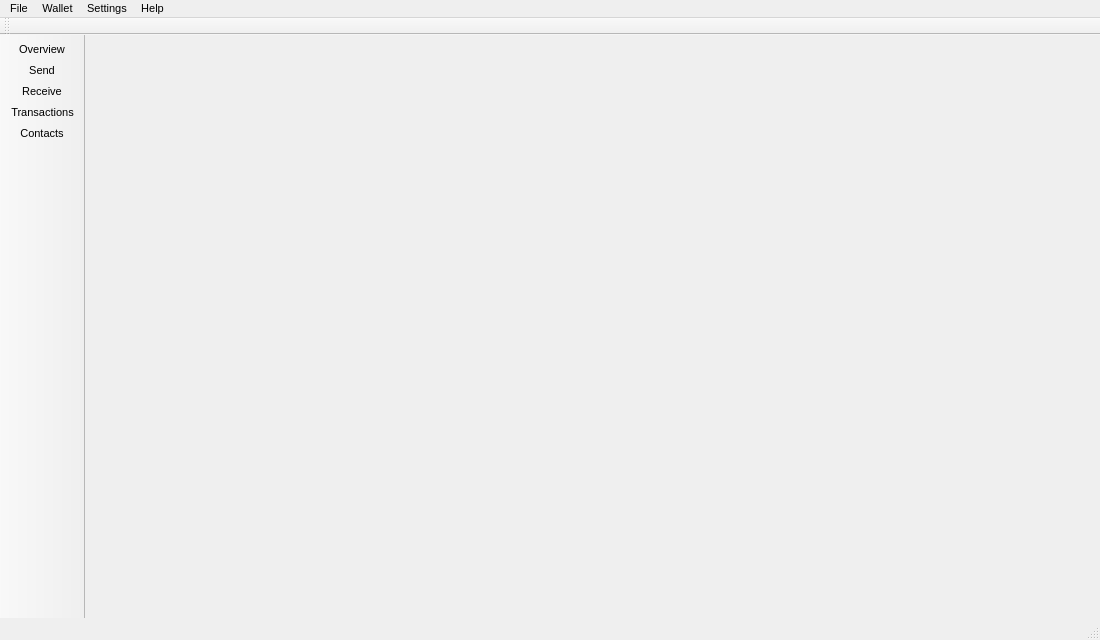
 <widget class="QMainWindow" name="MainWindow">
  <property name="geometry">
   <rect>
    <x>0</x>
    <y>0</y>
    <width>1100</width>
    <height>640</height>
   </rect>
  </property>
  <property name="sizePolicy">
   <sizepolicy hsizetype="Preferred" vsizetype="Preferred">
    <horstretch>0</horstretch>
    <verstretch>0</verstretch>
   </sizepolicy>
  </property>
  <property name="minimumSize">
   <size>
    <width>0</width>
    <height>0</height>
   </size>
  </property>
  <property name="maximumSize">
   <size>
    <width>16777215</width>
    <height>16777215</height>
   </size>
  </property>
  <property name="font">
   <font>
    <pointsize>8</pointsize>
   </font>
  </property>
  <property name="windowTitle">
   <string>MainWindow</string>
  </property>
  <property name="windowIcon">
   <iconset resource="../../resources.qrc">
    <normaloff>:/images/cryptonote</normaloff>:/images/cryptonote</iconset>
  </property>
  <widget class="QWidget" name="centralwidget">
   <property name="sizePolicy">
    <sizepolicy hsizetype="Expanding" vsizetype="Preferred">
     <horstretch>0</horstretch>
     <verstretch>0</verstretch>
    </sizepolicy>
   </property>
   <layout class="QGridLayout" name="gridLayout">
    <property name="leftMargin">
     <number>0</number>
    </property>
    <property name="topMargin">
     <number>0</number>
    </property>
    <property name="rightMargin">
     <number>0</number>
    </property>
    <property name="bottomMargin">
     <number>0</number>
    </property>
    <property name="spacing">
     <number>0</number>
    </property>
    <item row="0" column="0" colspan="6">
     <widget class="WalletGui::AccountFrame" name="m_accountFrame">
      <property name="sizePolicy">
       <sizepolicy hsizetype="Preferred" vsizetype="Fixed">
        <horstretch>0</horstretch>
        <verstretch>0</verstretch>
       </sizepolicy>
      </property>
      <property name="minimumSize">
       <size>
        <width>0</width>
        <height>70</height>
       </size>
      </property>
      <property name="maximumSize">
       <size>
        <width>16777215</width>
        <height>70</height>
       </size>
      </property>
      <property name="styleSheet">
       <string notr="true"/>
      </property>
      <property name="frameShape">
       <enum>QFrame::NoFrame</enum>
      </property>
      <property name="frameShadow">
       <enum>QFrame::Raised</enum>
      </property>
     </widget>
    </item>
    <item row="1" column="3">
     <widget class="WalletGui::TransactionsFrame" name="m_transactionsFrame">
      <property name="sizePolicy">
       <sizepolicy hsizetype="Preferred" vsizetype="Preferred">
        <horstretch>0</horstretch>
        <verstretch>0</verstretch>
       </sizepolicy>
      </property>
      <property name="frameShape">
       <enum>QFrame::NoFrame</enum>
      </property>
      <property name="frameShadow">
       <enum>QFrame::Raised</enum>
      </property>
     </widget>
    </item>
    <item row="1" column="0">
     <widget class="WalletGui::OverviewFrame" name="m_overviewFrame">
      <property name="sizePolicy">
       <sizepolicy hsizetype="Preferred" vsizetype="Preferred">
        <horstretch>0</horstretch>
        <verstretch>0</verstretch>
       </sizepolicy>
      </property>
      <property name="frameShape">
       <enum>QFrame::NoFrame</enum>
      </property>
      <property name="frameShadow">
       <enum>QFrame::Raised</enum>
      </property>
     </widget>
    </item>
    <item row="1" column="5">
     <widget class="WalletGui::NoWalletFrame" name="m_noWalletFrame" native="true">
      <property name="sizePolicy">
       <sizepolicy hsizetype="Preferred" vsizetype="Preferred">
        <horstretch>0</horstretch>
        <verstretch>0</verstretch>
       </sizepolicy>
      </property>
     </widget>
    </item>
    <item row="1" column="4">
     <widget class="WalletGui::AddressBookFrame" name="m_addressBookFrame">
      <property name="sizePolicy">
       <sizepolicy hsizetype="Preferred" vsizetype="Preferred">
        <horstretch>0</horstretch>
        <verstretch>0</verstretch>
       </sizepolicy>
      </property>
      <property name="frameShape">
       <enum>QFrame::NoFrame</enum>
      </property>
      <property name="frameShadow">
       <enum>QFrame::Raised</enum>
      </property>
     </widget>
    </item>
    <item row="1" column="1">
     <widget class="WalletGui::SendFrame" name="m_sendFrame">
      <property name="sizePolicy">
       <sizepolicy hsizetype="Preferred" vsizetype="Preferred">
        <horstretch>0</horstretch>
        <verstretch>0</verstretch>
       </sizepolicy>
      </property>
      <property name="frameShape">
       <enum>QFrame::NoFrame</enum>
      </property>
      <property name="frameShadow">
       <enum>QFrame::Raised</enum>
      </property>
     </widget>
    </item>
    <item row="1" column="2">
     <widget class="WalletGui::ReceiveFrame" name="m_receiveFrame">
      <property name="sizePolicy">
       <sizepolicy hsizetype="Preferred" vsizetype="Preferred">
        <horstretch>0</horstretch>
        <verstretch>0</verstretch>
       </sizepolicy>
      </property>
      <property name="frameShape">
       <enum>QFrame::NoFrame</enum>
      </property>
      <property name="frameShadow">
       <enum>QFrame::Raised</enum>
      </property>
     </widget>
    </item>
   </layout>
  </widget>
  <widget class="QMenuBar" name="menubar">
   <property name="geometry">
    <rect>
     <x>0</x>
     <y>0</y>
     <width>1100</width>
     <height>21</height>
    </rect>
   </property>
   <widget class="QMenu" name="menuFile">
    <property name="title">
     <string>File</string>
    </property>
    <widget class="QMenu" name="menuRecent_wallets">
     <property name="title">
      <string>Recent wallets</string>
     </property>
    </widget>
    <addaction name="m_createWalletAction"/>
    <addaction name="m_createNondeterministicWalletAction"/>
    <addaction name="m_openWalletAction"/>
    <addaction name="menuRecent_wallets"/>
    <addaction name="m_backupWalletAction"/>
    <addaction name="m_closeWalletAction"/>
    <addaction name="m_lockWalletAction"/>
    <addaction name="separator"/>
    <addaction name="m_openUriAction"/>
    <addaction name="m_openLogFileAction"/>
    <addaction name="separator"/>
    <addaction name="m_signMessageAction"/>
    <addaction name="m_verifySignedMessageAction"/>
    <addaction name="separator"/>
    <addaction name="m_exitAction"/>
   </widget>
   <widget class="QMenu" name="menuSettings">
    <property name="title">
     <string>Settings</string>
    </property>
    <widget class="QMenu" name="menuLanguage">
     <property name="title">
      <string>Language</string>
     </property>
    </widget>
    <addaction name="menuLanguage"/>
    <addaction name="m_connectionSettingsAction"/>
    <addaction name="m_optimizationAction"/>
    <addaction name="m_hideFusionTransactions"/>
    <addaction name="m_hideEverythingOnLocked"/>
    <addaction name="separator"/>
    <addaction name="m_startOnLoginAction"/>
    <addaction name="m_minimizeToTrayAction"/>
    <addaction name="m_closeToTrayAction"/>
   </widget>
   <widget class="QMenu" name="menuHelp">
    <property name="title">
     <string>Help</string>
    </property>
    <addaction name="m_aboutCryptonoteAction"/>
    <addaction name="m_aboutQtAction"/>
    <addaction name="actionHelp"/>
    <addaction name="m_infoAction"/>
   </widget>
   <widget class="QMenu" name="menuWallet">
    <property name="title">
     <string>Wallet</string>
    </property>
    <addaction name="m_encryptWalletAction"/>
    <addaction name="m_changePasswordAction"/>
    <addaction name="m_sweepUnmixableAction"/>
    <addaction name="m_proofBalanceAction"/>
    <addaction name="separator"/>
    <addaction name="m_showMnemonicSeedAction"/>
    <addaction name="m_showPrivateKey"/>
    <addaction name="m_exportTrackingKeyAction"/>
    <addaction name="separator"/>
    <addaction name="m_restoreFromMnemonicSeedAction"/>
    <addaction name="m_importKeysAction"/>
    <addaction name="m_importKeyAction"/>
    <addaction name="m_importTrackingKeyAction"/>
    <addaction name="separator"/>
    <addaction name="m_resetAction"/>
   </widget>
   <addaction name="menuFile"/>
   <addaction name="menuWallet"/>
   <addaction name="menuSettings"/>
   <addaction name="menuHelp"/>
  </widget>
  <widget class="QToolBar" name="toolBar">
   <property name="sizePolicy">
    <sizepolicy hsizetype="Fixed" vsizetype="Preferred">
     <horstretch>0</horstretch>
     <verstretch>0</verstretch>
    </sizepolicy>
   </property>
   <property name="minimumSize">
    <size>
     <width>0</width>
     <height>0</height>
    </size>
   </property>
   <property name="maximumSize">
    <size>
     <width>150</width>
     <height>16777215</height>
    </size>
   </property>
   <property name="baseSize">
    <size>
     <width>150</width>
     <height>0</height>
    </size>
   </property>
   <property name="font">
    <font>
     <pointsize>8</pointsize>
    </font>
   </property>
   <property name="windowTitle">
    <string>toolBar</string>
   </property>
   <property name="movable">
    <bool>false</bool>
   </property>
   <property name="allowedAreas">
    <set>Qt::LeftToolBarArea|Qt::TopToolBarArea</set>
   </property>
   <property name="orientation">
    <enum>Qt::Vertical</enum>
   </property>
   <property name="iconSize">
    <size>
     <width>20</width>
     <height>20</height>
    </size>
   </property>
   <property name="toolButtonStyle">
    <enum>Qt::ToolButtonTextBesideIcon</enum>
   </property>
   <attribute name="toolBarArea">
    <enum>LeftToolBarArea</enum>
   </attribute>
   <attribute name="toolBarBreak">
    <bool>false</bool>
   </attribute>
   <addaction name="m_overviewAction"/>
   <addaction name="m_sendAction"/>
   <addaction name="m_receiveAction"/>
   <addaction name="m_transactionsAction"/>
   <addaction name="m_addressBookAction"/>
  </widget>
  <widget class="QStatusBar" name="statusBar"/>
  <widget class="QToolBar" name="accountToolBar">
   <property name="windowTitle">
    <string>Account toolbar</string>
   </property>
   <attribute name="toolBarArea">
    <enum>TopToolBarArea</enum>
   </attribute>
   <attribute name="toolBarBreak">
    <bool>false</bool>
   </attribute>
  </widget>
  <action name="m_overviewAction">
   <property name="checkable">
    <bool>true</bool>
   </property>
   <property name="enabled">
    <bool>true</bool>
   </property>
   <property name="icon">
    <iconset resource="../../resources.qrc">
     <normaloff>:/icons/overview</normaloff>:/icons/overview</iconset>
   </property>
   <property name="text">
    <string>Overview</string>
   </property>
  </action>
  <action name="m_sendAction">
   <property name="checkable">
    <bool>true</bool>
   </property>
   <property name="enabled">
    <bool>true</bool>
   </property>
   <property name="icon">
    <iconset resource="../../resources.qrc">
     <normaloff>:/icons/send</normaloff>:/icons/send</iconset>
   </property>
   <property name="text">
    <string>Send</string>
   </property>
  </action>
  <action name="m_receiveAction">
   <property name="checkable">
    <bool>true</bool>
   </property>
   <property name="enabled">
    <bool>true</bool>
   </property>
   <property name="icon">
    <iconset resource="../../resources.qrc">
     <normaloff>:/icons/receive</normaloff>:/icons/receive</iconset>
   </property>
   <property name="text">
    <string>Receive</string>
   </property>
  </action>
  <action name="m_transactionsAction">
   <property name="checkable">
    <bool>true</bool>
   </property>
   <property name="enabled">
    <bool>true</bool>
   </property>
   <property name="icon">
    <iconset resource="../../resources.qrc">
     <normaloff>:/icons/transactions</normaloff>:/icons/transactions</iconset>
   </property>
   <property name="text">
    <string>Transactions</string>
   </property>
  </action>
  <action name="m_exitAction">
   <property name="enabled">
    <bool>true</bool>
   </property>
   <property name="text">
    <string>Exit</string>
   </property>
   <property name="shortcut">
    <string>Ctrl+Q</string>
   </property>
  </action>
  <action name="m_addressBookAction">
   <property name="checkable">
    <bool>true</bool>
   </property>
   <property name="enabled">
    <bool>true</bool>
   </property>
   <property name="icon">
    <iconset resource="../../resources.qrc">
     <normaloff>:/icons/address-book</normaloff>:/icons/address-book</iconset>
   </property>
   <property name="text">
    <string>Contacts</string>
   </property>
  </action>
  <action name="m_createWalletAction">
   <property name="enabled">
    <bool>true</bool>
   </property>
   <property name="text">
    <string>Create wallet</string>
   </property>
  </action>
  <action name="m_openWalletAction">
   <property name="enabled">
    <bool>true</bool>
   </property>
   <property name="text">
    <string>Open wallet</string>
   </property>
  </action>
  <action name="m_encryptWalletAction">
   <property name="enabled">
    <bool>true</bool>
   </property>
   <property name="text">
    <string>Encrypt wallet</string>
   </property>
  </action>
  <action name="m_changePasswordAction">
   <property name="enabled">
    <bool>true</bool>
   </property>
   <property name="text">
    <string>Change password</string>
   </property>
   <property name="toolTip">
    <string>Change password</string>
   </property>
  </action>
  <action name="m_aboutCryptonoteAction">
   <property name="enabled">
    <bool>true</bool>
   </property>
   <property name="text">
    <string>About</string>
   </property>
  </action>
  <action name="m_aboutQtAction">
   <property name="enabled">
    <bool>true</bool>
   </property>
   <property name="text">
    <string>About Qt</string>
   </property>
  </action>
  <action name="m_backupWalletAction">
   <property name="enabled">
    <bool>true</bool>
   </property>
   <property name="text">
    <string>Backup wallet</string>
   </property>
  </action>
  <action name="m_startOnLoginAction">
   <property name="checkable">
    <bool>true</bool>
   </property>
   <property name="text">
    <string>Start on system login</string>
   </property>
  </action>
  <action name="m_minimizeToTrayAction">
   <property name="checkable">
    <bool>true</bool>
   </property>
   <property name="text">
    <string>Minimize to tray</string>
   </property>
  </action>
  <action name="m_closeToTrayAction">
   <property name="checkable">
    <bool>true</bool>
   </property>
   <property name="text">
    <string>Close to tray</string>
   </property>
  </action>
  <action name="m_importKeyAction">
   <property name="text">
    <string>Import private key</string>
   </property>
  </action>
  <action name="m_resetAction">
   <property name="text">
    <string>Reset wallet</string>
   </property>
   <property name="toolTip">
    <string>Reset wallet</string>
   </property>
  </action>
  <action name="m_showPrivateKey">
   <property name="text">
    <string>Export private key</string>
   </property>
  </action>
  <action name="actionHelp">
   <property name="text">
    <string>Help</string>
   </property>
   <property name="shortcut">
    <string>F1</string>
   </property>
  </action>
  <action name="m_connectionSettingsAction">
   <property name="text">
    <string>Connection</string>
   </property>
  </action>
  <action name="m_openUriAction">
   <property name="text">
    <string>Open payment request</string>
   </property>
  </action>
  <action name="m_exportTrackingKeyAction">
   <property name="text">
    <string>Export tracking key</string>
   </property>
  </action>
  <action name="m_importTrackingKeyAction">
   <property name="text">
    <string>Import tracking key</string>
   </property>
  </action>
  <action name="m_closeWalletAction">
   <property name="text">
    <string>Close wallet</string>
   </property>
  </action>
  <action name="m_recentWalletsAction">
   <property name="text">
    <string>Recent wallets</string>
   </property>
  </action>
  <action name="actionStatus">
   <property name="text">
    <string>Information</string>
   </property>
  </action>
  <action name="m_openLogFileAction">
   <property name="text">
    <string>Open log file</string>
   </property>
  </action>
  <action name="m_showMnemonicSeedAction">
   <property name="enabled">
    <bool>true</bool>
   </property>
   <property name="text">
    <string>Show mnemonic seed</string>
   </property>
  </action>
  <action name="m_restoreFromMnemonicSeedAction">
   <property name="text">
    <string>Restore from mnemonic seed</string>
   </property>
  </action>
  <action name="m_createNondeterministicWalletAction">
   <property name="text">
    <string>Create nondeterministic wallet</string>
   </property>
  </action>
  <action name="m_sweepUnmixableAction">
   <property name="text">
    <string>Sweep unmixable</string>
   </property>
  </action>
  <action name="m_signMessageAction">
   <property name="text">
    <string>Sign message</string>
   </property>
  </action>
  <action name="m_verifySignedMessageAction">
   <property name="text">
    <string>Verify signed message</string>
   </property>
  </action>
  <action name="m_optimizationAction">
   <property name="text">
    <string>Optimization</string>
   </property>
  </action>
  <action name="m_proofBalanceAction">
   <property name="text">
    <string>Get proof of balance</string>
   </property>
  </action>
  <action name="m_importKeysAction">
   <property name="text">
    <string>Import keys</string>
   </property>
  </action>
  <action name="m_hideFusionTransactions">
   <property name="checkable">
    <bool>true</bool>
   </property>
   <property name="text">
    <string>Don't show wallet optimization transactions</string>
   </property>
  </action>
  <action name="m_lockWalletAction">
   <property name="text">
    <string>Lock wallet</string>
   </property>
   <property name="shortcut">
    <string>Ctrl+L</string>
   </property>
  </action>
  <action name="m_hideEverythingOnLocked">
   <property name="checkable">
    <bool>true</bool>
   </property>
   <property name="text">
    <string>Hide everything when wallet is locked</string>
   </property>
  </action>
  <action name="m_infoAction">
   <property name="text">
    <string>Information</string>
   </property>
  </action>
 </widget>
